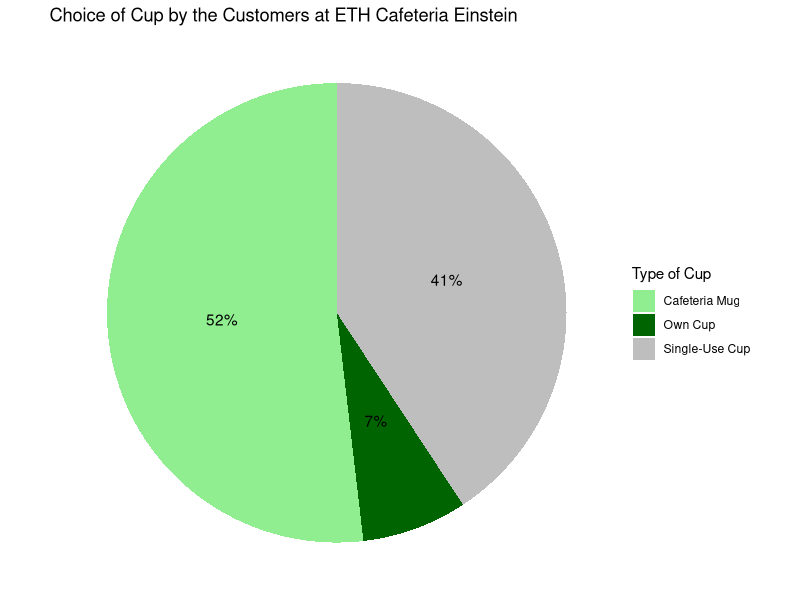
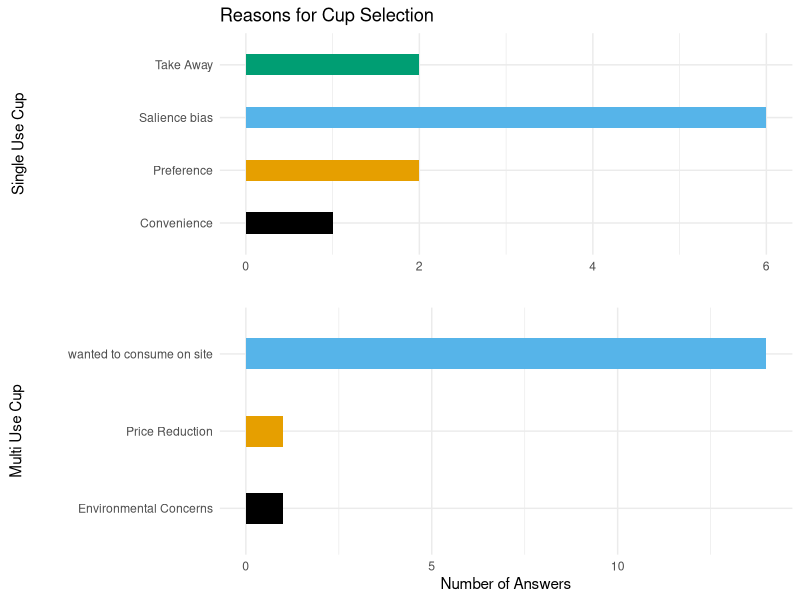
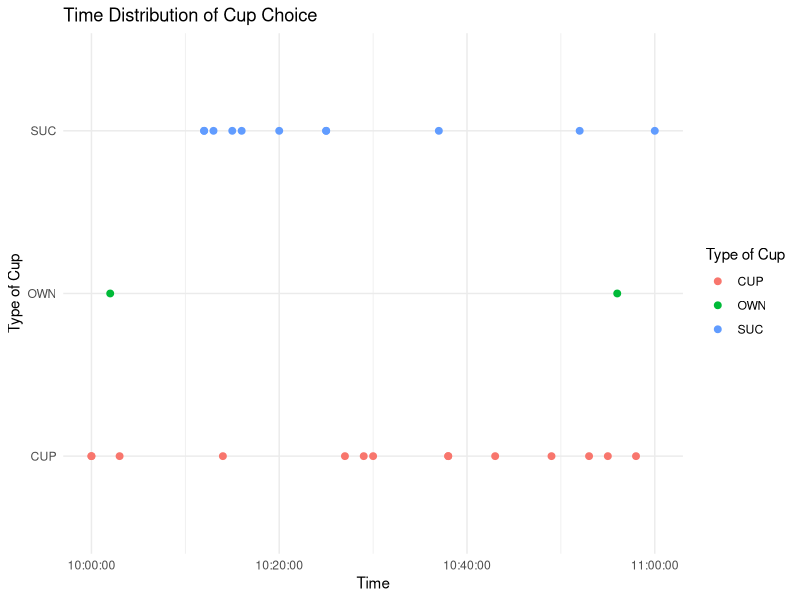

Write R code to recreate these figures, in order.
## ---- chunk 1
#| echo: true
#| include: true
suppressPackageStartupMessages({
library(tidyverse)})
library(dplyr)
library(tidyverse)
library(ggplot2)
library(ggthemes)
library(conflicted)
library(cowplot)
library(knitr)
library(kableExtra)
library(scales)

#Data used in index_file -> idata

## ---- chunk 2
#| echo: true
#| label: fig-dis-cups
#| fig-cap: Choice of Cup by the Customers at ETH Cafeteria Einstein


idata.dis <- read_csv("../data/final/data_cups_distribution.csv",show_col_types = FALSE)

# Basic pie chart with percentage labels
ggplot(idata.dis, aes(x = "", y = n, fill = cup_label)) +
  geom_bar(stat = "identity", width = 1) +
  coord_polar("y") +
  geom_text(
    aes(label = paste0(percentage, "%")),
    position = position_stack(vjust = 0.5)) +
  theme_void() +
  labs(
        title = "Choice of Cup by the Customers at ETH Cafeteria Einstein",
        fill = "Type of Cup"
      ) + 
  scale_fill_manual(
    values = c(
      "Cafeteria Mug" = "lightgreen",
      "Own Cup" = "darkgreen",
      "Single-Use Cup" = "grey")) 

## ---- chunk 3
#| label: fig-reas-cups
#| fig-cap: Reasons for Cup Selection
#| echo: true
idata_suc_reason <- read_csv("../data/final/data_cup_suc_reason.csv",show_col_types = FALSE)

idata_muc_reason <- read_csv("../data/final/data_cup_muc_reason.csv",show_col_types = FALSE)

# Bar plot of answer counts
isucplot <- ggplot(idata_suc_reason, 
       aes(x = n,
           y = suc_reason,
           fill = suc_reason)) +
  geom_bar(stat = "identity",
    show.legend = FALSE, width = 0.4) +
  labs(
    title = "Reasons for Cup Selection",
    y = "Single Use Cup",
    x = ""
  ) +
  scale_fill_colorblind() +
  theme_minimal() +
  theme(
  axis.title.y = element_text(
    margin = margin(r = 82), 
    vjust = 0.5,             
    hjust = 0.5              
  )
)

imucplot <- ggplot(idata_muc_reason, 
       aes(x = n,
           y = muc_reason,
           fill = muc_reason)) +
  geom_bar(stat = "identity",
    show.legend = FALSE, width = 0.4) +
  labs(
    y = "Multi Use Cup",
    x = "Number of Answers"
  ) +
  scale_fill_colorblind() +
  theme_minimal() +
  theme(
  axis.title.y = element_text(
    margin = margin(r = 30), 
    vjust = 0.5,             
    hjust = 0.5))              
  


library(gridExtra)


plot_grid(isucplot, imucplot, ncol = 1, align = "v", axis = "lr")
## ---- chunk 4
#| echo: true
#| label: fig-cup-time
#| fig-cap: Analysis of Cup Selection Over Time


idata_time <- read_csv("../data/final/data_cup_time.csv",show_col_types = FALSE)

ggplot(idata_time, aes(x = time_hm,
                       y = cup,
                       color = cup)) +
  geom_point(size = 2) +
  theme_minimal() +
  labs(
    title = "Time Distribution of Cup Choice",
    x = "Time",
    y = "Type of Cup",
    color = "Type of Cup"
  ) 

## ---- chunk 5
#| label: tbl-cup-summary
#| tbl-cap: Selection Summary and Rationale Table

idata_table <- read_csv("../data/final/data_table.csv",show_col_types = FALSE)
kable(idata_table, caption = "Summary of Reasons and Cup choice combined with the age of the participant") 
